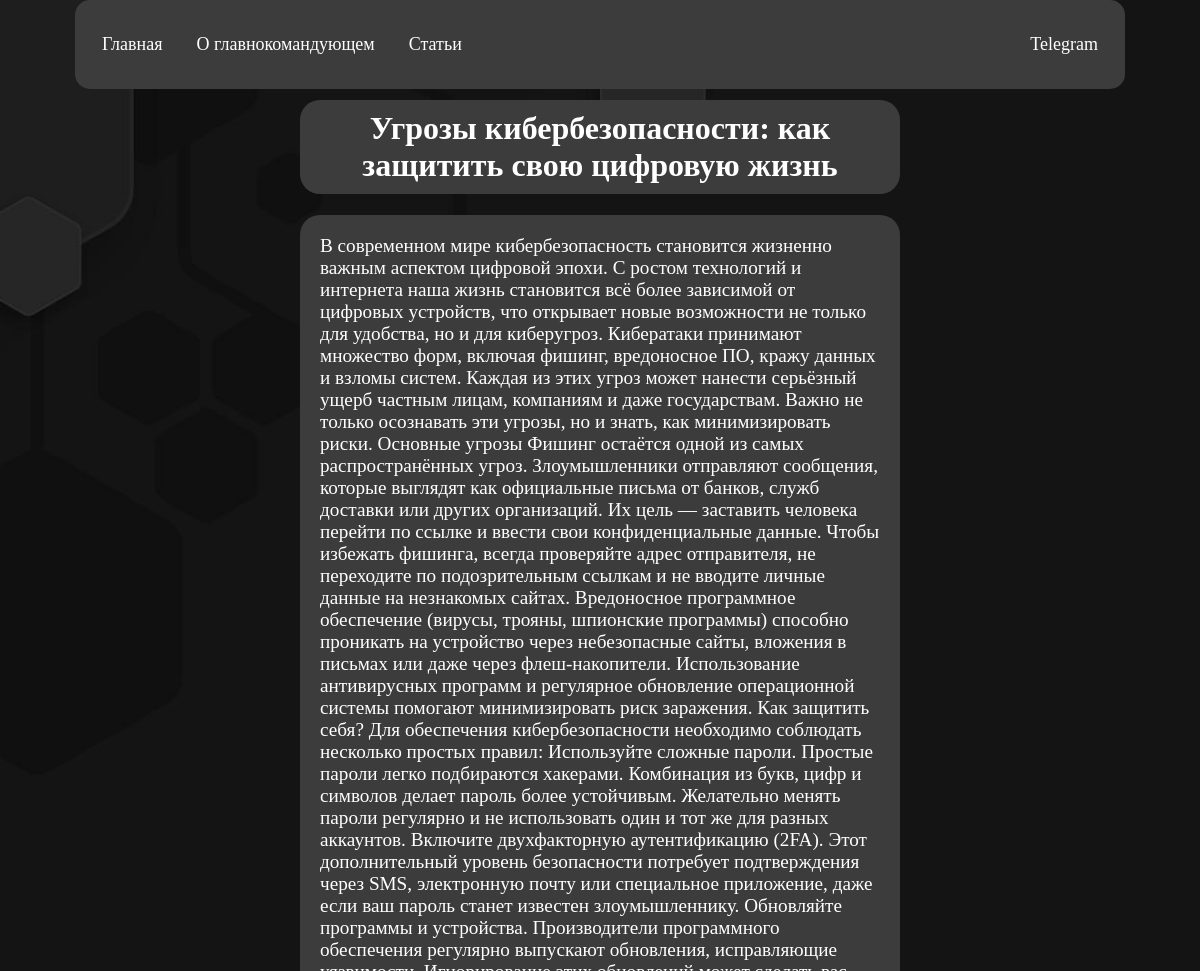
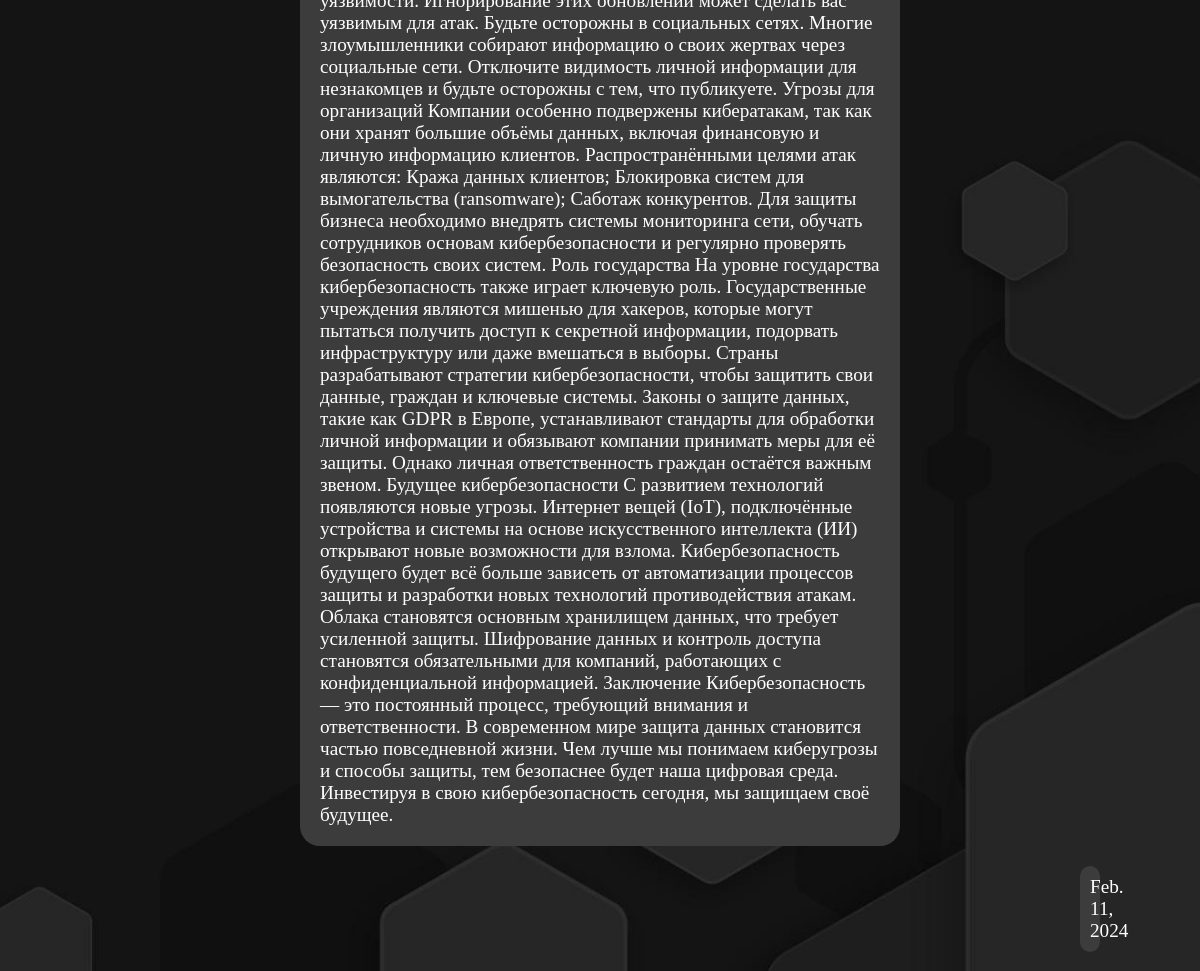
The app's page /post/2/ with its own data (2 pictures, top to bottom).
### pictures/models.py (models this page shows, shortened)
class Post(models.Model):
    title = models.CharField(max_length=20)
    content = models.TextField(blank=True)
    date = models.DateField(auto_now_add=True)
    cat_id = models.ForeignKey('Category', on_delete=models.PROTECT)

### pictures/views.py (the view)
# urls.py: path('post/<int:post_id>/', views.show_post, name='post'),
def show_post(request, post_id):
    posts = Post.objects.filter(id=post_id)
    data = {'posts': posts}
    return render(request, 'pictures/post.html', context=data)

### pictures/templates/pictures/post.html
{% extends 'base.html' %}
{% block content %}
{% load pictures_tags %}
{% for p in posts %}
<div class="post">
    <h1 class="post-title">{{ p.title }}</h1>
    <p class="post-content">{{ p.content }} <p class="post-date">{{ p.date }}</p></p>
</div>
{% endfor %}
{% endblock %}

### pictures/static/pictures/css/style.css (style rules this page uses)
html, body { margin: 0; padding: 0; box-sizing: border-box; background: #fff url('../images/5137894.jpg') no-repeat center center; background-size: cover; height: 100%; overflow-x: hidden; scroll-behavior: smooth; }
.post { color: white; margin-top: 100px; margin-left: 300px; margin-right: 300px; }
.post-title { background: rgb(60, 60, 60); padding: 10px; text-align: center; border-radius: 20px; }
.post-content { background: rgb(60, 60, 60); padding: 20px; border-radius: 20px; font-size: 1.2rem; }
.post-date { background: rgb(60, 60, 60); padding: 10px; border-radius: 20px; font-size: 1.2rem; text-align: center; margin-left: 780px; }

### records on screen
Post: title "Угрозы кибербезопасности: как защитить свою цифровую жизнь", content "В современном мире кибербезопасность становится жизненно важным аспектом цифровой эпохи. С ростом технологий и интернета наша жизнь становится всё более зависимой от цифровых устройств, что открывает новые возможности не только для удобства, но и для киберугроз. Кибератаки принимают множество форм, включая фишинг, вредоносное ПО, кражу данных и взломы систем. Каждая из этих угроз может нанести серьёзный ущерб частным лицам, компаниям и даже государствам. Важно не только осознавать эти угрозы, но и знать, как минимизировать риски. Основные угрозы Фишинг остаётся одной из самых распространённых угроз. Злоумышленники отправляют сообщения, которые выглядят как официальные письма от банков,…", date "Feb. 11, 2024"
